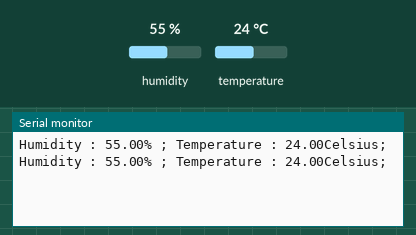
A sketch run on a simulated Arduino Uno, built with avr-gcc and run on an emulated ATmega328P. On the bench: the last lines printed to the serial monitor. The inputs (shaded band) are chosen by the test bench; at power-on: humidity 55 %, temperature 24 °C.

Above: at 2.8 s.
2.9 s: humidity set to 22 %
At 5.2 s:
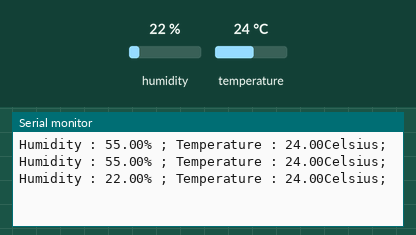
5.6 s: temperature set to 12 °C
At 7.0 s:
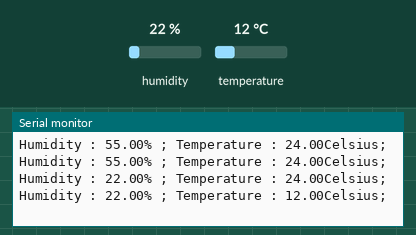
8.3 s: humidity set to 40 %
At 10.5 s:
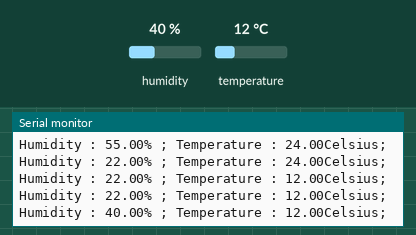
Timing chart, 0 to 12.0 s (numbered marks = the images above; inputs shaded):
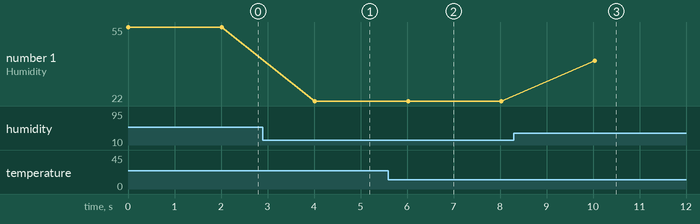

Measured:
- after the input at 2.9 s, the serial monitor: prints a new line after 1.1 s (image 1)
- after the input at 5.6 s, the serial monitor: prints a new line after 0.42 s (image 2)
- after the input at 8.3 s, the serial monitor: prints a new line after 1.7 s (image 3)
- plotted number 1: 55 → 22 after the input at 2.9 s, 22 → 40 after the input at 8.3 s

The sketch:

temperature_humidity_sensor1.ino
```cpp
#include <DHT.h>
DHT dht(8,DHT22);
float humidity;
float temperature;
void setup() {
  // put your setup code here, to run once:
  Serial.begin(9600);
  dht.begin();
}

void loop() {
  humidity = dht.readHumidity();
  temperature = dht.readTemperature();
  if(isnan(temperature) || isnan(humidity)){ //return true if val is not-a-number
    Serial.println("Couldn't read from sensor");
    return;
  }
  Serial.print("Humidity : ");
  Serial.print(humidity);
  Serial.print("% ; Temperature : ");
  Serial.print(temperature);
  Serial.println("Celsius;");
  delay(2000);
}
```
